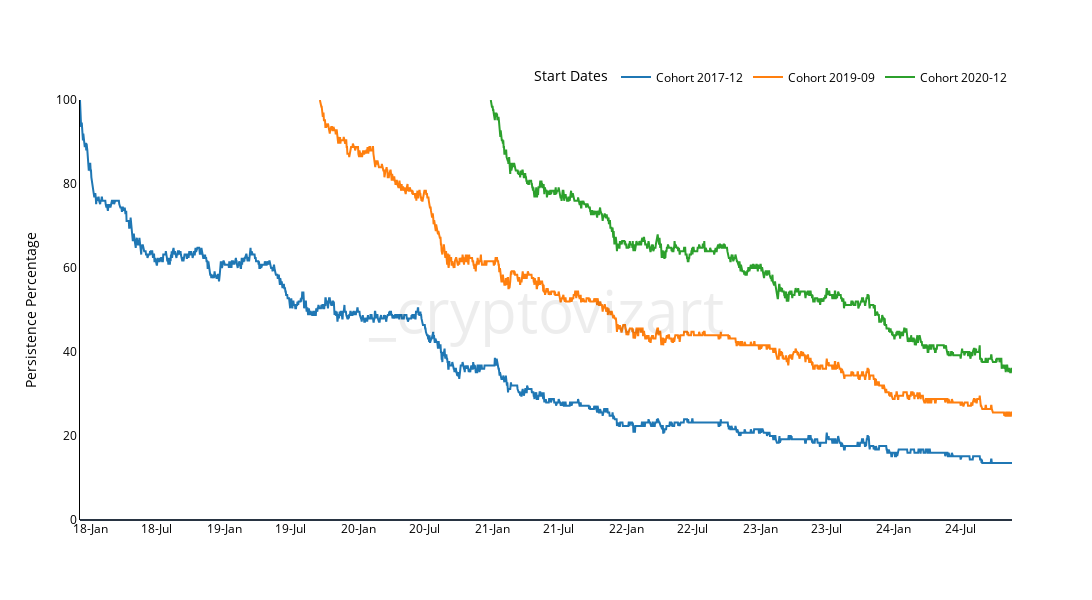

Notebook source saved alongside this figure:
### Code cell
import pandas as pd
import plotly.graph_objects as go
from plotly.subplots import make_subplots
from datetime import datetime

def load_and_validate_data(file_path):
    """
    Load and validate the cryptocurrency data file.
    
    Parameters:
        file_path (str): Path to the CSV file
        
    Returns:
        DataFrame: Validated cryptocurrency data
    """
    try:
        data = pd.read_csv(file_path, index_col='Date')
        data.index = pd.to_datetime(data.index)
        
        if data.empty:
            raise ValueError("The loaded dataset is empty")
            
        return data
        
    except FileNotFoundError:
        raise FileNotFoundError(f"Could not find the data file at {file_path}")
    except Exception as e:
        raise Exception(f"Error loading data: {str(e)}")

def calculate_id_persistence(data, start_dates):
    """
    Calculate the percentage of IDs from a start date that persist in subsequent dates.
    
    Parameters:
        data (DataFrame): Rotated cryptocurrency data where dates are rows and ranks are columns
        start_dates (list): List of dates to analyze persistence
    
    Returns:
        persistence_data (dict): Dictionary with dates as keys and persistence percentages as values
        summary_stats (dict): Summary statistics for each start date
    """
    persistence_data = {}
    summary_stats = {}
    
    for start_date in start_dates:
        if start_date not in data.index:
            print(f"Warning: Date {start_date} not found in the dataset.")
            continue
        
        start_ids = set(data.loc[start_date].dropna())
        initial_count = len(start_ids)
        persistence_data[start_date] = []
        min_persistence = 100
        min_date = None
        
        for current_date in data.index[data.index >= start_date]:
            current_ids = set(data.loc[current_date].dropna())
            common_ids = start_ids & current_ids
            persistence_percentage = (len(common_ids) / initial_count) * 100
            
            persistence_data[start_date].append((current_date, persistence_percentage))
            
            if persistence_percentage < min_persistence:
                min_persistence = persistence_percentage
                min_date = current_date
        
        summary_stats[start_date] = {
            'initial_count': initial_count,
            'min_persistence': min_persistence,
            'min_persistence_date': min_date,
            'final_persistence': persistence_data[start_date][-1][1]
        }
    
    return persistence_data, summary_stats

def plot_persistence_plotly(persistence_data, summary_stats, start_dates):
    """
    Plot the persistence percentages with enhanced visualization.
    
    Parameters:
        persistence_data (dict): Persistence data generated by calculate_id_persistence
        summary_stats (dict): Summary statistics for each start date
        start_dates (list): List of start dates to plot
    """
    fig = make_subplots(rows=1, cols=1)
    colors = ['rgb(31, 119, 180)', 'rgb(255, 127, 14)', 'rgb(44, 160, 44)']
    
    for idx, start_date in enumerate(start_dates):
        if start_date not in persistence_data:
            continue
        
        dates, percentages = zip(*persistence_data[start_date])
        
        fig.add_trace(
            go.Scatter(
                x=pd.to_datetime(dates),
                y=percentages,
                mode='lines',
                name=f"Cohort {start_date[:7]}",
                line=dict(color=colors[idx % len(colors)]),
                hovertemplate="Date: %{x|%Y-%m-%d}<br>Persistence: %{y:.1f}%<extra></extra>"
            )
        )
    
    fig.add_annotation(
        text="_cryptovizart",
        xref="paper",
        yref="paper",
        x=0.5,
        y=0.5,
        showarrow=False,
        font=dict(
            size=60,
            color="rgba(0,0,0,0.07)"
        ),
        textangle=0
    )
    
    fig.update_layout(
        width=1200,  # Define width in pixels
        height=600,  # Define height in pixels
        plot_bgcolor='white',
        paper_bgcolor='white',
        xaxis=dict(
            showgrid=False,
            zeroline=False,
            showline=False,  # No x-axis line
            tickformat='%y-%b',
            tickfont=dict(color='black', size=12),
            dtick="M6"
        ),
        yaxis=dict(
            showgrid=False,
            showline=True,  # Show y-axis line
            linecolor='black',
            linewidth=1,
            range=[0, 100],
            tickfont=dict(color='black', size=12),
            title=dict(
                text="Persistence Percentage",
                font=dict(color='black', size=14)
            )
        ),
        legend=dict(
            title=dict(
                text="Start Dates",
                font=dict(color='black', size=14)
            ),
            font=dict(color='black', size=12),
            bgcolor='rgba(255, 255, 255, 0.9)',
            orientation="h",
            yanchor="bottom",
            y=1.02,
            xanchor="right",
            x=1
        ),
        margin=dict(t=100),
        hovermode='x unified'
    )
    
    return fig

def process_summary_statistics(summary_stats):
    """
    Process and format summary statistics for reporting.
    
    Parameters:
        summary_stats (dict): Raw summary statistics
        
    Returns:
        dict: Processed statistics with formatted values
    """
    processed_stats = {}
    for date, stats in summary_stats.items():
        processed_stats[date] = {
            'initial_count': stats['initial_count'],
            'min_persistence': f"{stats['min_persistence']:.1f}%",
            'min_persistence_date': stats['min_persistence_date'].strftime('%Y-%m-%d'),
            'final_persistence': f"{stats['final_persistence']:.1f}%"
        }
    return processed_stats

def main():
    """
    Main execution function to run the cryptocurrency persistence analysis.
    """
    file_path = 'rotated_cryptocurrency_ids.csv'
    start_dates = ['2017-12-04', '2019-09-19', '2020-12-28']
    
    try:
        data = load_and_validate_data(file_path)
        persistence_data, summary_stats = calculate_id_persistence(data, start_dates)
        fig = plot_persistence_plotly(persistence_data, summary_stats, start_dates)
        fig.show()
        
        processed_stats = process_summary_statistics(summary_stats)
        for date, stats in processed_stats.items():
            print(f"\nStatistics for {date}:")
            print(f"Initial Count: {stats['initial_count']}")
            print(f"Minimum Persistence: {stats['min_persistence']} on {stats['min_persistence_date']}")
            print(f"Final Persistence: {stats['final_persistence']}")
            
    except Exception as e:
        print(f"Error in analysis: {str(e)}")

if __name__ == "__main__":
    main()

### Figure 1 — Plotly figure (JSON) as saved in the notebook; plotly's stock layout.template omitted (floating-point values rounded to 4 significant figures; data arrays with more than 128 entries replaced by an {"elided": "..."} marker saying what was removed)
{"data": [{"hovertemplate": "Date: %{x|%Y-%m-%d}<br>Persistence: %{y:.1f}%<extra></extra>", "line": {"color": "rgb(31, 119, 180)"}, "mode": "lines", "name": "Cohort 2017-12", "x": {"elided": "2542 str values"}, "y": {"elided": "2542 float values"}, "type": "scatter"}, {"hovertemplate": "Date: %{x|%Y-%m-%d}<br>Persistence: %{y:.1f}%<extra></extra>", "line": {"color": "rgb(255, 127, 14)"}, "mode": "lines", "name": "Cohort 2019-09", "x": {"elided": "1888 str values"}, "y": {"elided": "1888 float values"}, "type": "scatter"}, {"hovertemplate": "Date: %{x|%Y-%m-%d}<br>Persistence: %{y:.1f}%<extra></extra>", "line": {"color": "rgb(44, 160, 44)"}, "mode": "lines", "name": "Cohort 2020-12", "x": {"elided": "1422 str values"}, "y": {"elided": "1422 float values"}, "type": "scatter"}], "layout": {"xaxis": {"anchor": "y", "domain": [0.0, 1.0], "tickfont": {"color": "black", "size": 12}, "showgrid": false, "zeroline": false, "showline": false, "tickformat": "%y-%b", "dtick": "M6"}, "yaxis": {"anchor": "x", "domain": [0.0, 1.0], "tickfont": {"color": "black", "size": 12}, "title": {"font": {"color": "black", "size": 14}, "text": "Persistence Percentage"}, "showgrid": false, "showline": true, "linecolor": "black", "linewidth": 1, "range": [0, 100]}, "annotations": [{"font": {"color": "rgba(0,0,0,0.07)", "size": 60}, "showarrow": false, "text": "_cryptovizart", "textangle": 0, "x": 0.5, "xref": "paper", "y": 0.5, "yref": "paper"}], "legend": {"title": {"font": {"color": "black", "size": 14}, "text": "Start Dates"}, "font": {"color": "black", "size": 12}, "bgcolor": "rgba(255, 255, 255, 0.9)", "orientation": "h", "yanchor": "bottom", "y": 1.02, "xanchor": "right", "x": 1}, "margin": {"t": 100}, "width": 1200, "height": 600, "plot_bgcolor": "white", "paper_bgcolor": "white", "hovermode": "x unified"}}
